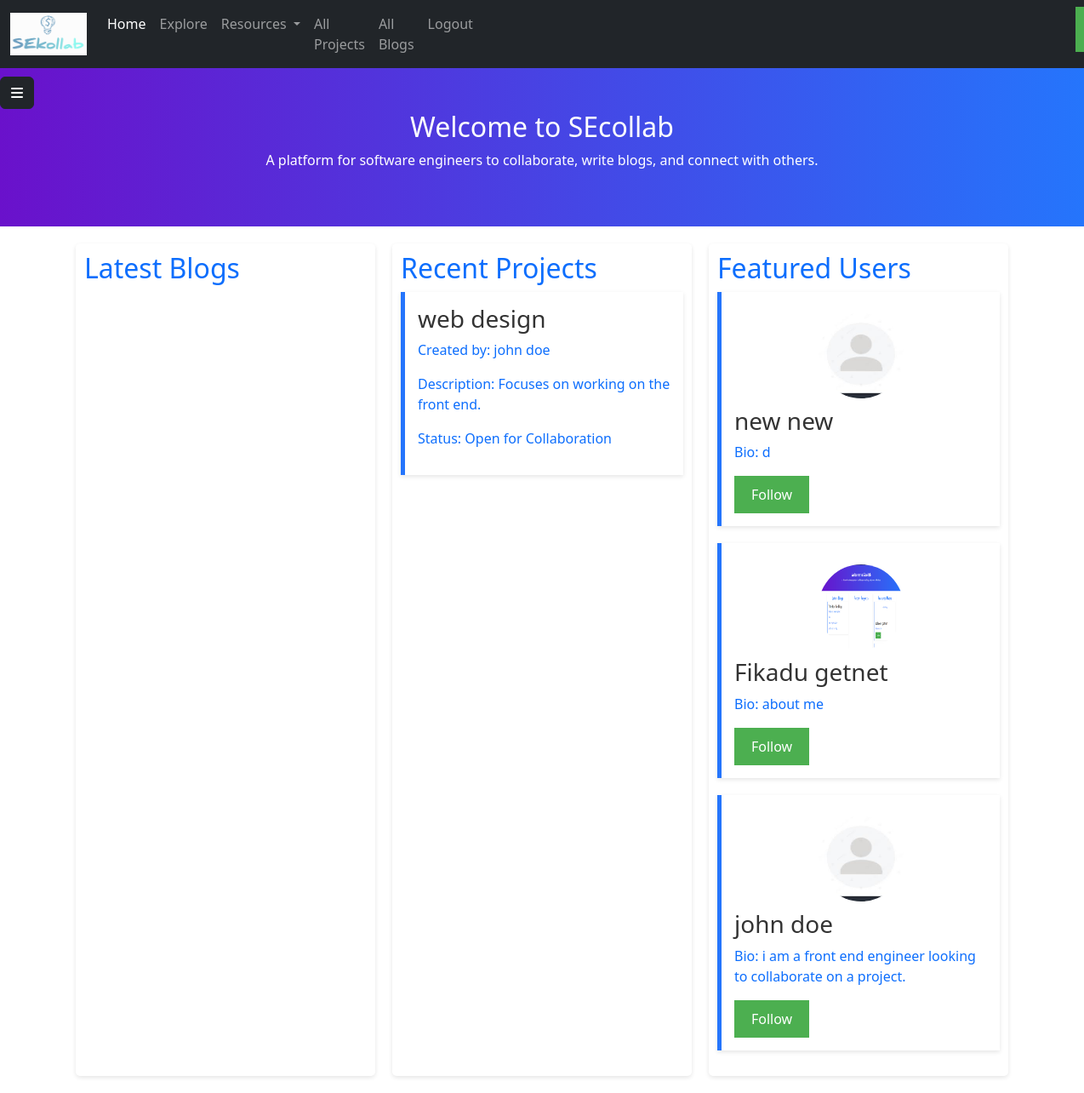
Page / (signed in) on the earlier database version.
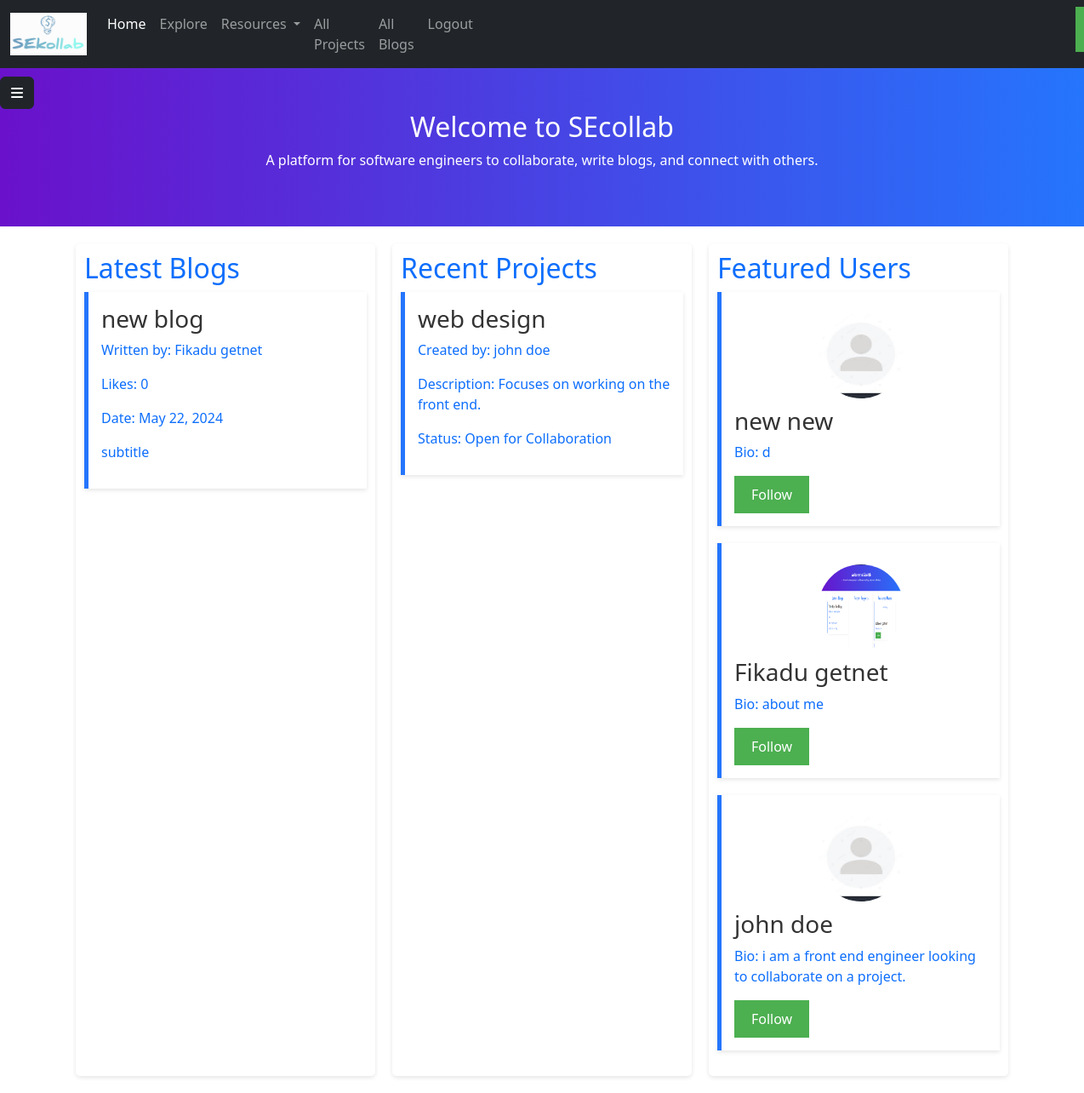
Same page on the later database version.
### models.py (models this page shows)
class Collabration(db.Model):
    __tablename__ = "collabration"
    id = Column(Integer, primary_key=True, autoincrement=True)
    user_id = Column(Integer, ForeignKey('users.id', ondelete='CASCADE'), nullable=False)
    name = Column(String, nullable=False)
    description = Column(String, nullable=False)
    uploaded_date = Column(String, nullable=False, default=datetime.date.today().strftime("%B %d, %Y"))
    requirment = Column(String, nullable=False)
    Looking_for = Column(String, nullable=False)
    due_date = Column(String)
    members = relationship("User", secondary=team_members, backref="teams")
    user = relationship("User", back_populates="collabration")
    interests = relationship("Interest", back_populates="collabration")

class User(UserMixin, db.Model):
    __tablename__ = "users"
    id = Column(Integer, primary_key=True, autoincrement=True)
    email = Column(String(100), unique=True)
    username = Column(String)
    fname = Column(String(30), nullable=False)
    lname = Column(String(30), nullable=False)
    profile_photo = Column(String)
    about_me = Column(String, nullable=False)
    phone_number = Column(String(11), nullable=False)
    age = Column(String(11), nullable=False)
    status = Column(String, nullable=False)
    skills = Column(String, nullable=False)
    portfolio = Column(String)
    password = Column(String(100))
    date = Column(String, nullable=False, default=datetime.date.today().strftime("%B %d, %Y"))
    is_active = db.Column(db.Boolean, default=True)
    country = Column(String, nullable=False)
    City = Column(String, nullable=False)
    twitter = Column(String)
    github = Column(String)
    education_status = Column(String)
    employment_status=Column(String, nullable=False)
    blogs = relationship("Blog", back_populates="author")
    comments = relationship("Userscomment", back_populates="user")
    liked_blogs = relationship("Blog", secondary='liked_blogs', backref='liking_users')
    collabration = relationship("Collabration", back_populates="user")
    followers = relationship("Follower", foreign_keys="[Follower.user_id]",back_populates="followed_user")
    following = relationship("Follower", foreign_keys="[Follower.follower_id]", back_populates="follower")
    interests = relationship("Interest", back_populates="user")

class Blog(db.Model):
    __tablename__ = "blogs"
    id = Column(Integer, primary_key=True, autoincrement=True)
    user_id = Column(Integer, ForeignKey('users.id'))
    title = Column(String, nullable=False)
    subtitle = Column(String, nullable=False)
    content = Column(String, nullable=False)
    blog_image = Column(String)
    like = Column(Integer, nullable=False, default=0)
    date = Column(String, default=datetime.date.today().strftime("%B %d, %Y"))
    author = relationship("User", back_populates="blogs")
    user = relationship("User", back_populates="blogs")

### main.py (the view)
@app.route("/", methods=["GET", "POST"])
def home():
    allcollaboration = Collabration.query.all()
    if current_user.is_authenticated:
        random_users = User.query.filter(User.id != current_user.id).order_by(func.random()).limit(5).all()
        user = User.query.filter_by(id=current_user.id).first()
        collabs = Collabration.query.filter(Collabration.user_id != current_user.id).order_by(Collabration.id.desc()).limit(5)
        blog = Blog.query.filter(Blog.user_id != current_user.id).order_by(Blog.id.desc()).limit(5)
        is_logged_in = current_user.is_authenticated
        return render_template("index.html", is_logged_in=is_logged_in, user=user, collabs=collabs, blogs=blog, random_users=random_users)
    else:
        return render_template("index.html")

### main.py (called while the page is built)
@login_manager.user_loader
def load_user(user_id):
    return User.query.get(int(user_id))

### templates/index.html (shortened to what this page needs)
<!DOCTYPE html>
<html lang="en" xmlns="http://www.w3.org/1999/html">
<head>
    <link rel="stylesheet" href="path/to/fontawesome.min.css">
  <link rel="stylesheet" href="../static/css/index.css">
    <link href="https://cdn.jsdelivr.net/npm/bootstrap@5.3.3/dist/css/bootstrap.min.css" rel="stylesheet">
<link rel="stylesheet" href="../static/css/sidebar.css">
</head>
<body>
{% if is_logged_in %}
{% include "navigationloggedin.html" %}
{% include "sidebar.html" %}
{% import "macros.html" as macros%}
    <div class="hero-content">
        <h2 style="margin-left: 0%;;">Welcome to SEcollab</h2>
        <p>A platform for software engineers to collaborate, write blogs, and connect with others.</p>
    </div>
<div class="container">
    <section id="blogs" class="blogs">
        <a href="{{ url_for('allblogs') }}"> <h2>Latest Blogs</h2> </a>
        {% for blog in blogs %}
        <a href="{{ url_for('Specficblog', id=blog.id) }}">
            <div class="blog-post">
                <h3>{{ blog.title }}</h3>
                <p>Written by: {{ blog.author.fname }} {{ blog.author.lname }}</p>
                <p>Likes: {{ blog.like }}</p>
                <p>Date: {{ blog.date }}</p>
                <p>{{ blog.subtitle }}</p>
            </div>
        </a>
        {% endfor %}
    </section>
    <section id="projects" class="projects">
        <a href="{{ url_for('allcollbration') }}"><h2>Recent Projects</h2></a>
        {% for collab in collabs %}
        <a href="{{ url_for('specficcollabration', id=collab.id) }}">
        <div class="project">
            <h3>{{ collab.name }}</h3>
            <p>Created by: {{ collab.user.fname }} {{ collab.user.lname }}</p>
            <p>Description: {{ collab.description }}</p>
            <p>Status: Open for Collaboration</p>
        </div>
            </a>
        {% endfor %}
    </section>
    <section id="users" class="users">
       <a href="{{ url_for('otherusers') }}"> <h2>Featured Users</h2> </a>
        {% for random_user in random_users %}
        <a href="{{ url_for('profile', id=random_user.id) }}">
        <div class="user">
            <img src="../{{ random_user.profile_photo }}" alt="User Image">
            <h3>{{ random_user.fname }} {{ random_user.lname }}</h3>
            <p>Bio: {{ random_user.about_me }}</p>
            </a>
        <button user-id={{ random_user.id }} class="follow">Follow</button>
    </div>
        {% endfor %}
{% endif %}
</body>
</html>

### templates/navigationloggedin.html (shortened to what this page needs)
<nav class="navbar navbar-expand-lg bg-body" data-bs-theme="dark">
  <div class="container-fluid">
   <a class="navbar-brand" href="{{ url_for('home') }}"><img style="width: 90px; height: 50px;" src="../static/images/logo3.PNG">  </a>
    <div class="collapse navbar-collapse" id="navbarSupportedContent">
      <ul class="navbar-nav me-auto mb-2 mb-lg-0">
        <li class="nav-item">
          <a class="nav-link active" aria-current="page" href="{{ url_for('home') }}">Home</a>
        </li>
        <li class="nav-item">
          <a class="nav-link" href="{{ url_for('explore') }}">Explore</a>
        </li>
        <li class="nav-item dropdown">
          <a class="nav-link dropdown-toggle" href="#" role="button" data-bs-toggle="dropdown" aria-expanded="false">
            Resources
          </a>
        </li>
        <li class="nav-item">
          <a class="nav-link"  href="{{ url_for('allcollbration') }}">All Projects</a>
        </li>
        <li class="nav-item">
          <a class="nav-link"  href="{{ url_for('allblogs') }}">All Blogs</a>
        </li>
        <li class="nav-item">
          <a class="nav-link" href="{{ url_for('logout') }}">Logout</a>
        <li class="nav-item" style="padding-left: 700px;">
                <button id="toggle-dark-mode" style="width: 60px;position:fixed; margin-right: 10%;"><img style="width: 40px;" src="../static/images/darkmode.png"></button>
 </li>
      </ul>
    </div>
  </div>
</nav>

### templates/sidebar.html (shortened to what this page needs)
<button class="btn btn-dark" style="position: fixed; margin-top:10px;" type="button" data-bs-toggle="offcanvas" data-bs-target="#offcanvasExample" aria-controls="offcanvasExample">
  <i class="fa-solid fa-bars" ></i>
</button>

### static/css/index.css (style rules this page uses)
body { font-family: 'Arial', sans-serif; background-color: #f3f4f6; color: #333; margin: 0; padding: 0; line-height: 1.6; }
.hero-content { text-align: center; padding: 50px 20px; background: linear-gradient(to right, #6a11cb 0%, #2575fc 100%); color: white; }
section { padding: 20px; margin-top: 20px; }
.blog-post, .project, .user { background-color: white; margin-bottom: 20px; padding: 15px; border-left: 5px solid #2575fc; box-shadow: 0 2px 5px rgba(0,0,0,0.1); }
.blog-post h3, .project h3, .user h3 { color: #333; }
button { background-color: #4CAF50; color: white; border: none; padding: 10px 20px; border-radius: 5px; cursor: pointer; }
.container { display: flex; justify-content: space-around; margin: 20px; }
.blogs, .projects, .users { flex: 1; margin: 0 10px; padding: 10px; background-color: #fff; box-shadow: 0 2px 5px rgba(0, 0, 0, 0.1); border-radius: 5px; }
.blog-post, .project, .user { margin-bottom: 20px; }
.user img { width: 100px; height: 100px; border-radius: 50%; display: block; margin: 10px auto; }
h2 { text-align: center; }
a { text-decoration: none; color: black; }
a { text-decoration: none; }
body { font-family: Arial, sans-serif; }
h2, h3 { display: inline-block; }

### static/css/sidebar.css (style rules this page uses)
a { text-decoration: none; }
li { color: black; }

Differences in the rows shown:
added Blog: title "new blog", author.fname "Fikadu", author.lname "getnet", like "0", date "May 22, 2024", subtitle "subtitle"
